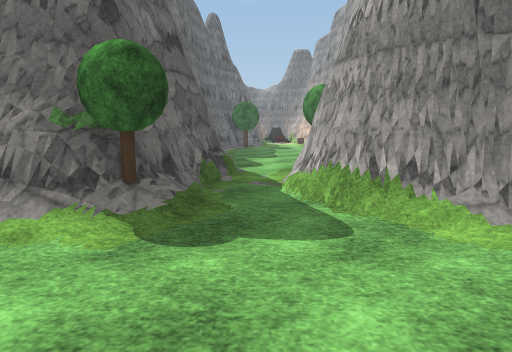
[1] (above)

16 first-person views from a walk through a 3-D level made in the Unity game engine. The camera is 1.3 m above the floor, tilts 8° down and sees 75° across. The floor is counted in squares, 1 m on a side. Each view is taken from the middle of a square. On the plan, view 1 faces up. The plan holds only what a view shows up to about 14 squares ahead; the rest is blank. The place goes on beyond the plan. Some trees and plants on the terrain are drawn as simple stand-ins. The player is left out. Some surface patterns are stand-ins.

[2]
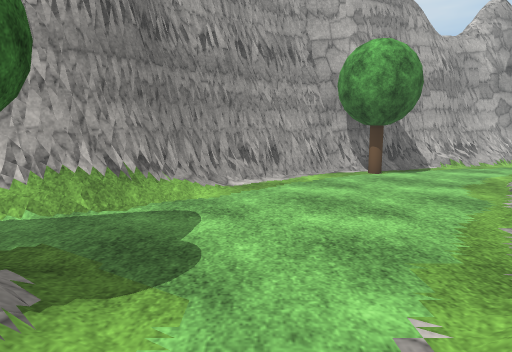

[3]
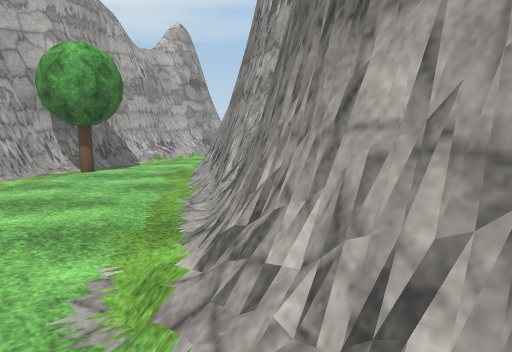

[4]
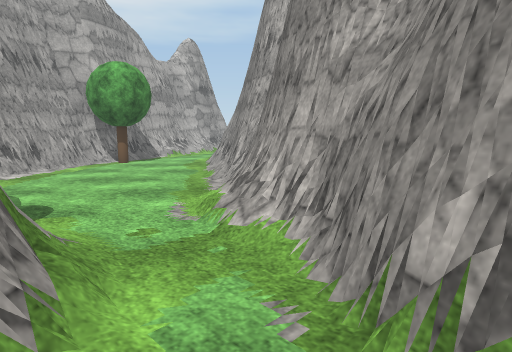

[5]
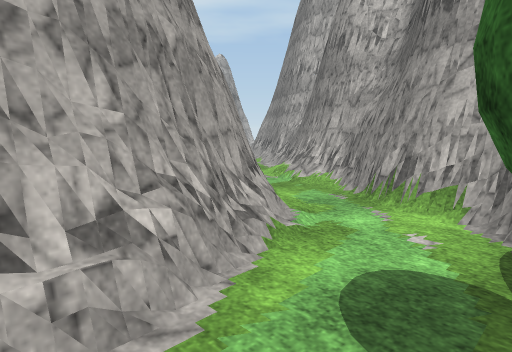

[6]
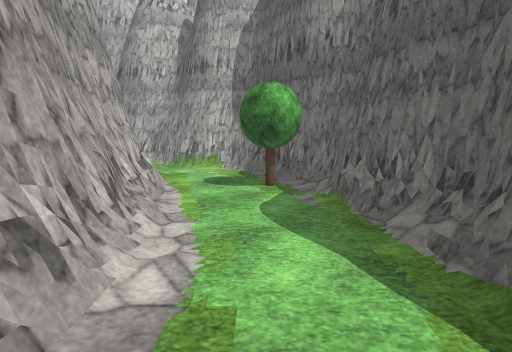

[7]
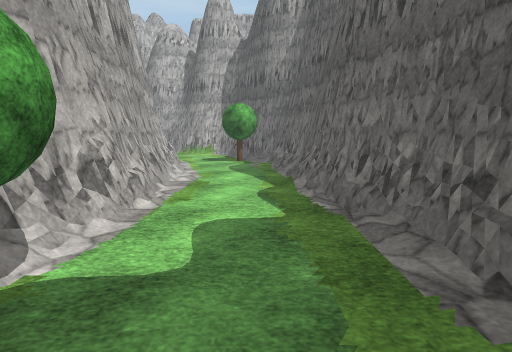

[8]
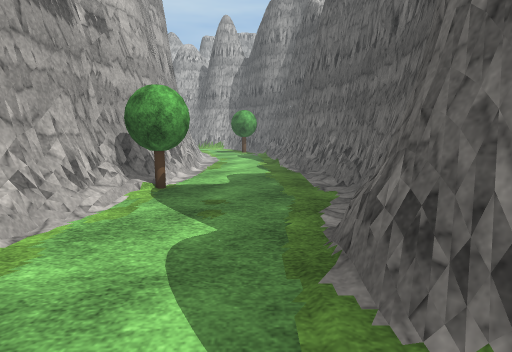

[9]
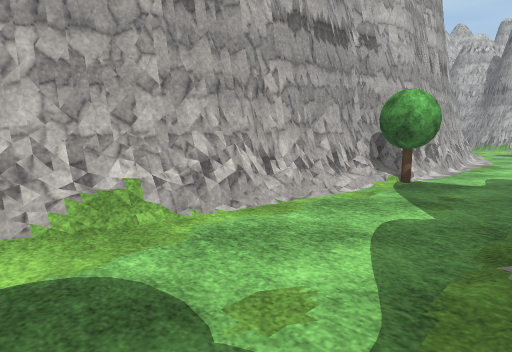

[10]
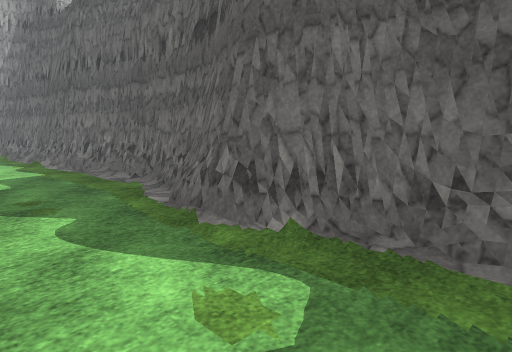

[11]
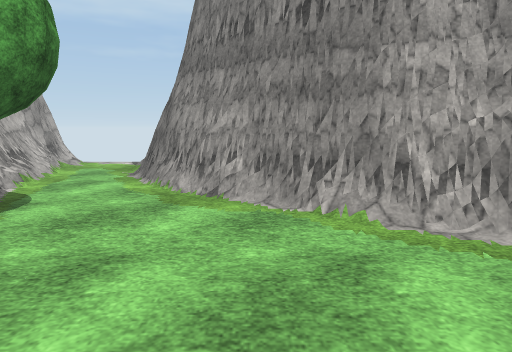

[12]
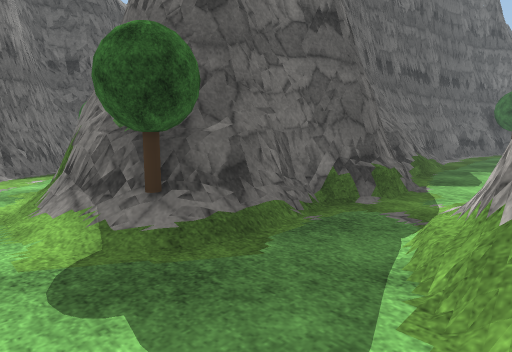

[13]
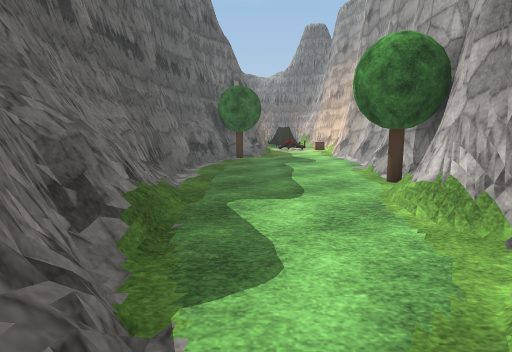

[14]
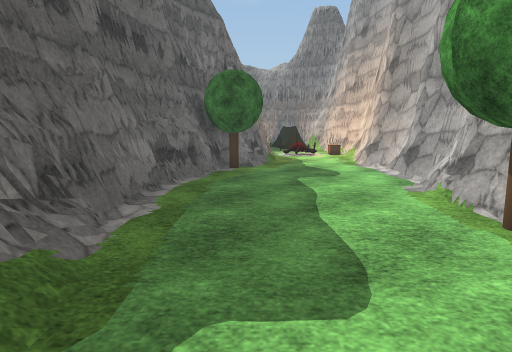

[15]
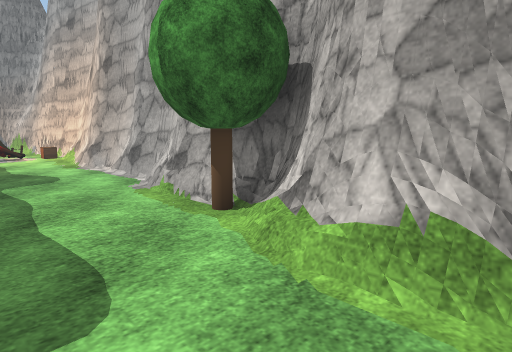

[16]
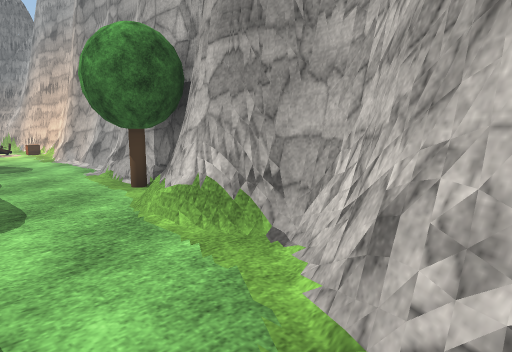

### Floor plan
Key: @ floor where view 1 was taken; # wall or solid block; . floor; / step, stairs or slope; = window, fence, low wall or low ledge; T tree.
Columns run from 13 left of view 1 to 9 right of it. Each row starts with its distance up from view 1.
 27  #.....      #=..=#
 26  #.....##   ##...##
 25  #.....#   ##....=#
 24  ##...=#   #T.....#
 23  ##...##  ##.....=#
 22  #=...##  ##.....=#
 21  #....##  ##.....=#
 20 ##....#   #......##
 19 ##...T#   #......#
 18 #=....#   #......##
 17 ##....#   #=.....T#
 16 ##...##   #=....T##
 15  #...##   #=....##
 14  #/..=#   ##....##
 13  #=...#   ##....#
 12  ##...#   ##....#
 11  #/...#    ##..##
 10  ##...##   ##.=#
  9  ##...##   ##.##
  8   #....#   #/.##
  7   #.T.=#   #/.##
  6   ##...#####/.###
  5    ##...###T.../##
  4     ##...///..../##
  3     ####..........##
  2       ###//........#
  1         ###/.......##
  0           ##/@......#
 -1            ###.....T#
 -2              ###....##
 -3               ###....#
 -4                 ##...#
 -5                  ##..##
 -6                   #...#
 -7                    ...#

Positions as (right, up) in squares from view 1, and headings:
1: (0, 0), facing up
2: (-4, 3), facing right
3: (-5, 3), facing down-right
4: (-7, 5), facing down-right
5: (-9, 9), facing down-right
6: (-9, 15), facing down
7: (-10, 21), facing down
8: (-10, 26), facing down
9: (-11, 27), facing down-right
10: (-8, 27), facing down-left
11: (2, 4), facing down
12: (2, 3), facing up-left
13: (0, 9), facing up
14: (0, 13), facing up
15: (0, 13), facing up-right
16: (0, 10), facing up-right
